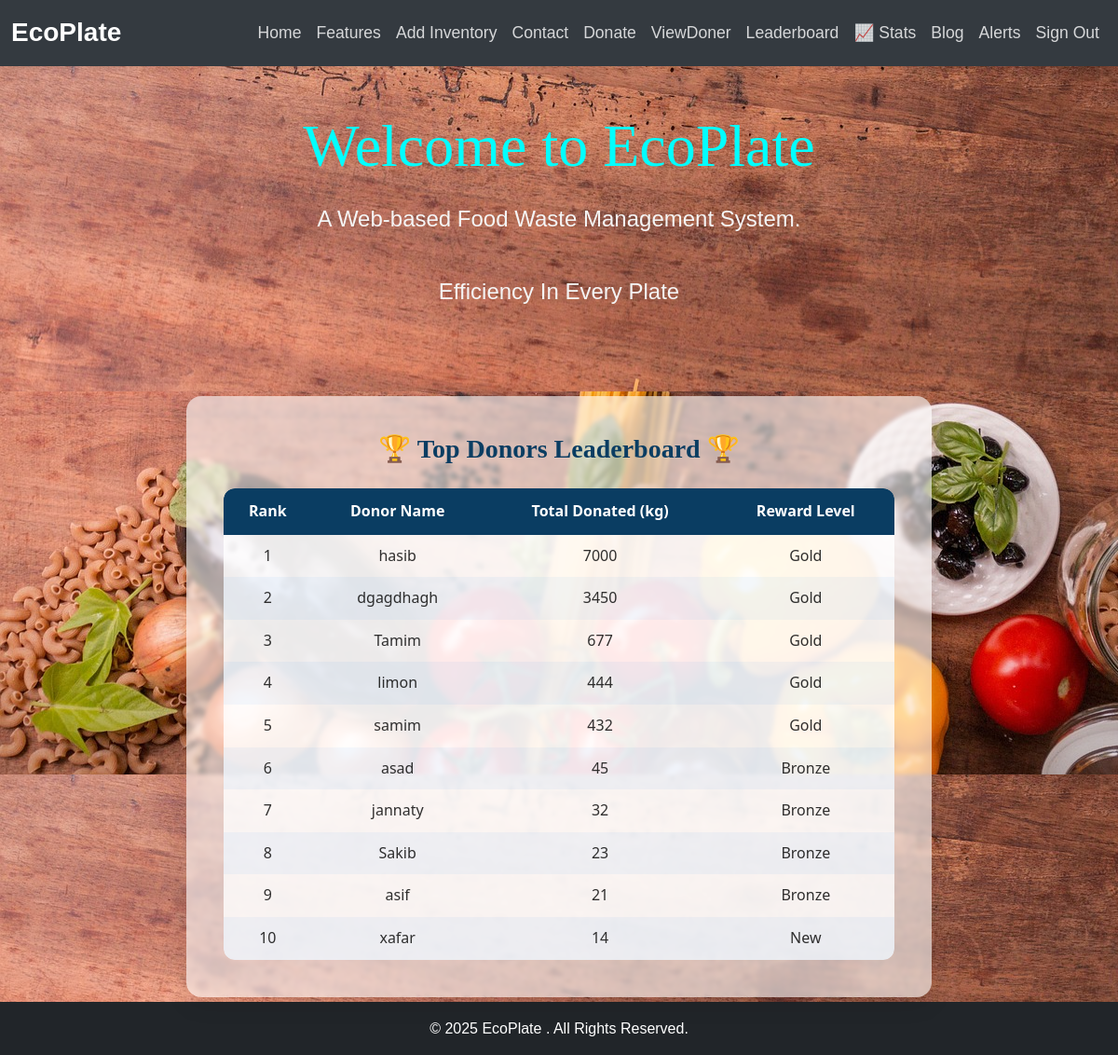
The page /leaderboard/ (signed in) on the database as committed earlier.
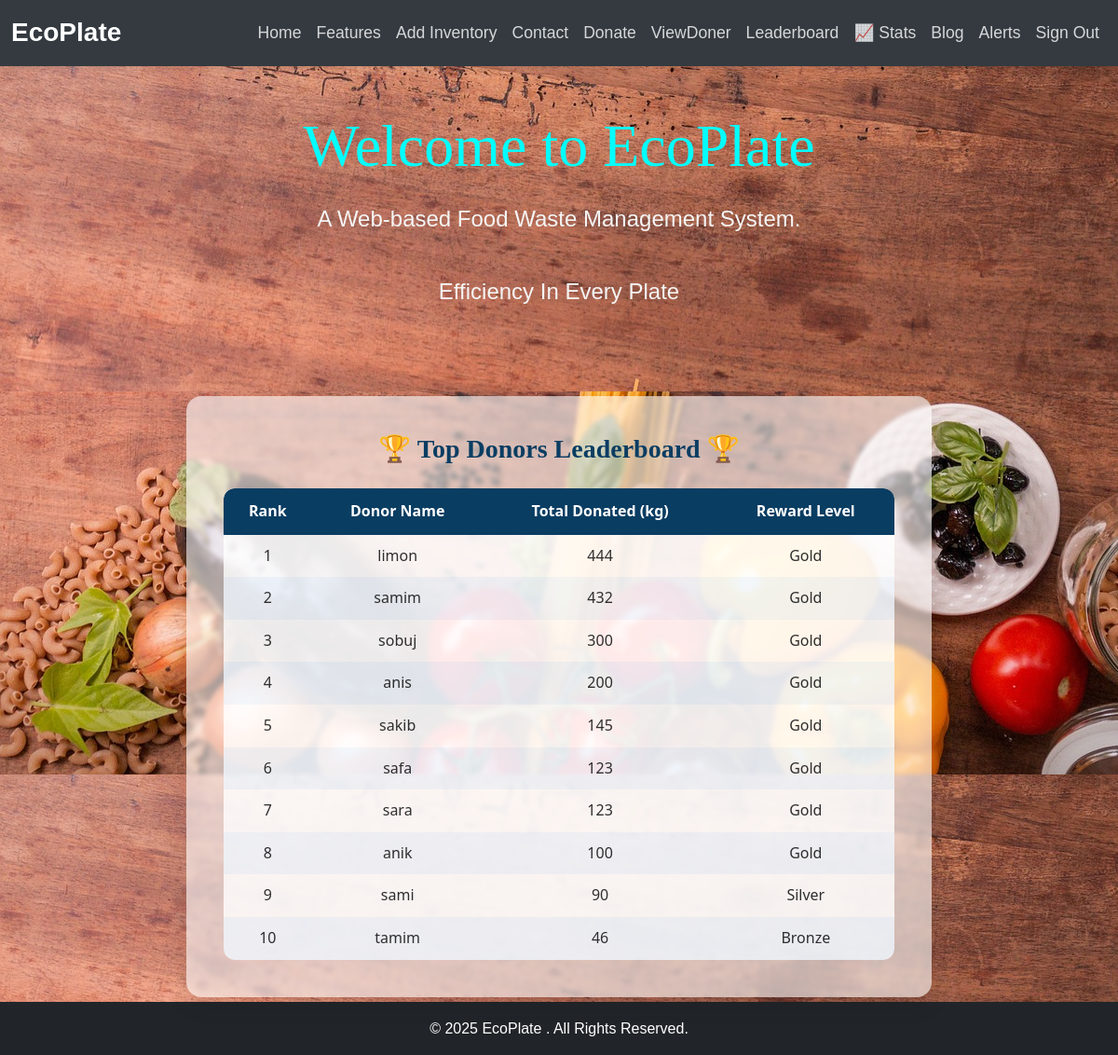
The same page on the database as committed later.
### foodTest/models.py (models this page shows, shortened)
class DonorProfile(models.Model):
    donor_name = models.CharField(max_length=255)
    email = models.EmailField(unique=True)
    total_donated = models.PositiveIntegerField(default=0)
    reward_level = models.CharField(max_length=20, default="New")  # New, Bronze, Silver, Gold

### foodTest/views.py (the view)
# urls.py: path("leaderboard/", leaderboard_view, name="leaderboard"),
@login_required
def leaderboard_view(request):
    update_donor_profiles()
    top_donors = DonorProfile.objects.order_by("-total_donated")[:10]  # Get top 10 donors
    return render(request, "leaderboard.html", {"top_donors": top_donors})

### foodTest/views.py (called while the page is built)
def assign_reward(total_donated):
    if total_donated >= 100:
        return "Gold"
    elif total_donated >= 50:
        return "Silver"
    elif total_donated >= 20:
        return "Bronze"
    return "New"

def update_donor_profiles():
    donor_totals = Donation.objects.values("email").annotate(total_donated=Sum("quantity"))
    for donor in donor_totals:
        latest_donation = Donation.objects.filter(email=donor["email"]).order_by("-id").first()
        donor_name = latest_donation.donor_name if latest_donation else "Unknown"
        donor_profile, created = DonorProfile.objects.get_or_create(
            email=donor["email"],
            defaults={"donor_name": donor_name, "total_donated": 0, "reward_level": "New"}
        )
        donor_profile.donor_name = donor_name  # Ensure correct name
        donor_profile.total_donated = donor["total_donated"]  # Update total donations
        donor_profile.reward_level = assign_reward(donor_profile.total_donated)  # Assign reward
        donor_profile.save()

### templates/leaderboard.html (shortened to what this page needs)
{% extends "base.html"%}
{% block body %}
{% load static %}
<section style="
    background-color: rgba(255, 255, 255, 0.6);
    backdrop-filter: blur(2px);
    border-radius: 16px;
    box-shadow: 0 8px 24px rgba(0, 0, 0, 0.1);
    padding: 40px;
    margin: 5px auto;
    width: 90%;
    max-width: 800px;
    text-align: center;
    font-family: 'Segoe UI', sans-serif;
">
  <h2 style="color: #0a3d62; font-size: 28px; margin-bottom: 25px;">
    🏆 Top Donors Leaderboard 🏆
  </h2>
  <table style="
      width: 100%;
      border-collapse: separate;
      border-spacing: 0;
      font-size: 16px;
      background-color: transparent;
      overflow: hidden;
      border-radius: 12px;
  ">
    <tr style="background-color: #0a3d62; color: white;">
      <th style="padding: 12px; border-top-left-radius: 12px;">Rank</th>
      <th style="padding: 12px;">Donor Name</th>
      <th style="padding: 12px;">Total Donated (kg)</th>
      <th style="padding: 12px; border-top-right-radius: 12px;">Reward Level</th>
    </tr>
    {% for donor in top_donors %}
    <tr style="
        background-color: {% if forloop.counter0|divisibleby:2 %}rgba(255,255,255,0.8){% else %}rgba(240,248,255,0.8){% endif %};
        transition: background-color 0.3s;
    "
        onmouseover="this.style.backgroundColor='rgba(7, 7, 7, 0.15)'"
        onmouseout="this.style.backgroundColor='{% if forloop.counter0|divisibleby:2 %}rgba(255,255,255,0.8){% else %}rgba(137, 141, 145, 0.35){% endif %}'"
    >
      <td style="padding: 10px; {% if forloop.last %}border-bottom-left-radius: 12px;{% endif %}">{{ forloop.counter }}</td>
      <td style="padding: 10px;">{{ donor.donor_name }}</td>
      <td style="padding: 10px;">{{ donor.total_donated }}</td>
      <td style="padding: 10px; {% if forloop.last %}border-bottom-right-radius: 12px;{% endif %}">{{ donor.reward_level }}</td>
    </tr>
    {% endfor %}
  </table>
</section>
{% endblock body %}

Rows that differ between the two databases and show on the page:
removed DonorProfile: donor_name "hasib", total_donated "7000", reward_level "Gold"
removed DonorProfile: donor_name "dgagdhagh", total_donated "3450", reward_level "Gold"
no longer on this page (row unchanged): DonorProfile: donor_name "asad", total_donated "45", reward_level "Bronze"
no longer on this page (row unchanged): DonorProfile: donor_name "jannaty", total_donated "32", reward_level "Bronze"
no longer on this page (row unchanged): DonorProfile: donor_name "asif", total_donated "21", reward_level "Bronze"
no longer on this page (row unchanged): DonorProfile: donor_name "xafar", total_donated "14", reward_level "New"
added DonorProfile: donor_name "sobuj", total_donated "300", reward_level "Gold"
added DonorProfile: donor_name "anis", total_donated "200", reward_level "Gold"
changed DonorProfile: donor_name "Sakib" → "sakib"; total_donated "23" → "145"; reward_level "Bronze" → "Gold"
now on this page (row edited): DonorProfile: donor_name "safa", total_donated "123", reward_level "Gold"
added DonorProfile: donor_name "sara", total_donated "123", reward_level "Gold"
added DonorProfile: donor_name "anik", total_donated "100", reward_level "Gold"
added DonorProfile: donor_name "sami", total_donated "90", reward_level "Silver"
changed DonorProfile: donor_name "Tamim" → "tamim"; total_donated "677" → "46"; reward_level "Gold" → "Bronze"; moves down the list
